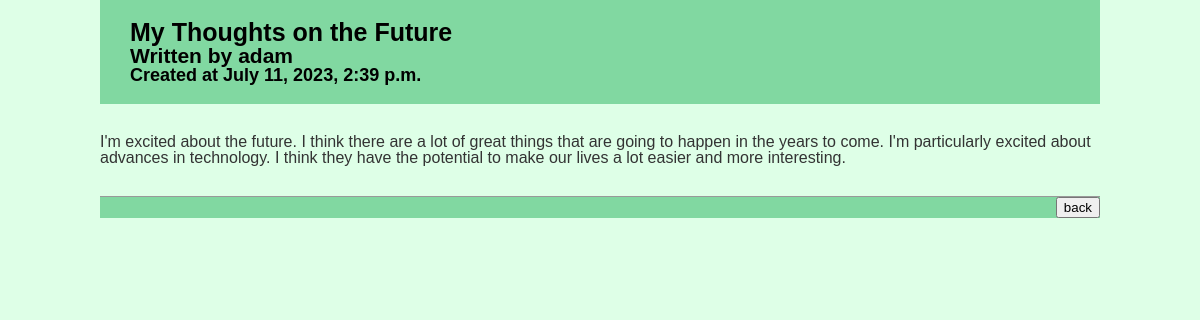
The app's page /The_Blogs/blog/detail/5/ with its own data.
### The_Blogs/models.py (models this page shows, shortened)
class Blog(models.Model):
    author = models.ForeignKey(settings.AUTH_USER_MODEL,
                               on_delete=models.CASCADE,
                               blank=True,
                               null=True,)
    title = models.CharField(max_length=80, default=None)
    content = models.TextField(default=None)
    created_at = models.DateTimeField(auto_now_add=True)
    is_public = models.BooleanField(default=False)

### The_Blogs/views.py (the view)
# urls.py: path("blog/detail/<int:pk>/", views.blog_detail_view, name="blog_detail"),
def blog_detail_view(request, pk):
    blog = get_object_or_404(Blog, pk=pk)
    if not blog.is_public:
        if str(request.user) != str(blog.author):
            return HttpResponse(NO_ACCESS_TO_POST_WARNING)
    params = {
        "blog": blog
    }
    return render(request, UserDefinedConstValue.APPNAME + "/blog_detail.html", params)

### The_Blogs/templates/The_Blogs/blog_detail.html (shortened to what this page needs)
{% load static %}
<!doctype html>
<html lang="en">
<head>
    <link rel="stylesheet" href={% static "/style.css" %}>
</head>
<body>
    <header>
        <h1>{{ blog.title }}</h1>
        <h2>Written by {{ blog.author }}</h2>
        <h3>Created at {{ blog.created_at }}</h2>
    </header>
    <section>
        {{ blog.content|safe }}
    </section>
    <footer>
        <button type="button" onclick="MyReload()">back</button>
    </footer>
</body>
</html>

### The_Blogs/static/style.css (style rules this page uses)
html,body,div,span,object,iframe,h1,h2,h3,h4,h5,h6,p,blockquote,pre,abbr,address,cite,code,del,dfn,em,img,ins,kbd,q,samp,small,strong,sub,sup,var,b,i,dl,dt,dd,ol,ul,li,fieldset,form,label,legend,table,caption,tbody,tfoot,thead,tr,th,td,article,aside,canvas,details,figcaption,figure,footer,header,hgroup,menu,nav,section,summary,time,mark,audio,video { margin:0;padding:0;border:0;outline:0;font-size:100%;vertical-align:baseline;background:transparent }
body { line-height:1; font-family: arial; }
h1 { font-size: 25px; }
h2 { font-size: 21px; }
h3 { font-size: 18px; }
article,aside,details,figcaption,figure,footer,header,hgroup,menu,nav,section { display:block }
body,html { background-color: rgb(222, 255, 231); }
header { background: #81d8a1; padding: 20px 30px; max-width: 940px; margin: auto; }
footer { background: #81d8a1; max-width: 1000px; margin: auto; clear: both; text-align: right; }
body > section { max-width: 1000px; margin: auto; padding: 30px 0px; border-bottom: 1px solid #999; color: #333; }

### records on screen
Blog: title "My Thoughts on the Future", author "adam", created_at "July 11, 2023, 2:39 p.m.", content "I'm excited about the future. I think there are a lot of great things that are going to happen in the years to come. I'm particularly excited about advances in technology. I think they have the potential to make our lives a lot easier and more interesting."
